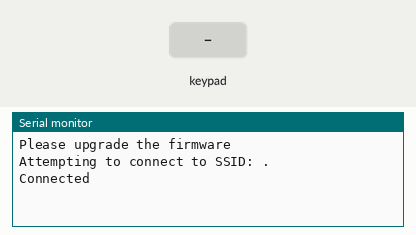
Bench run of a sketch on a simulated Arduino MKR. Parts: the last lines printed to the serial monitor. The test bench sets the inputs (shaded band). WiFi joins after 1.5 s; servers stay silent unless stated.

Above: at 7.3 s.
7.4 s: key '*' pressed
At 8.4 s:
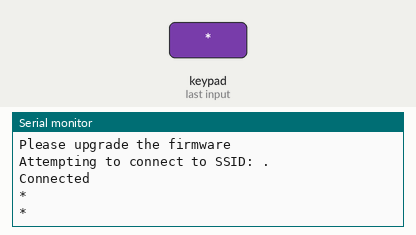
8.9 s: keypad keys 1 2 3 4 # pressed 0.4 s apart
At 11.9 s:
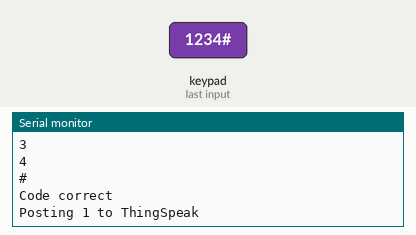
Timing chart, 0 to 13.4 s (numbered marks = the images above; inputs shaded):
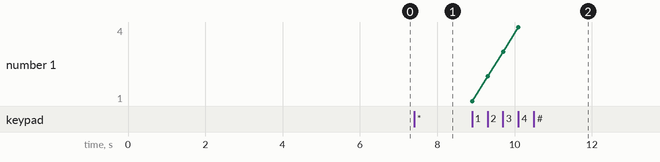

Measured:
- after the input at 7.4 s, the serial monitor: prints a new line at once (image 1)
- after the input at 8.9 s, the serial monitor: prints a new line at once (image 2)

The sketch:

assignmentPush.ino
```cpp
#include <SPI.h>
#include <WiFiNINA.h>
#include "ThingSpeak.h"
#include <Keypad.h>


char ssid[] = "Dan";
char pass[] = "pass1234";


//KEYPAD VARIABLES
const byte ROWS = 4;
const byte COLS = 3;
String codeEntered = "";
String passCode = "1234#";

char hexaKeys[ROWS][COLS]={
  {'1', '2', '3'},
  {'4', '5', '6'},
  {'7', '8', '9'},
  {'*', '0', '#'},
  };

byte rowPins[ROWS] = {8, 7, 6, 5};
byte colPins[COLS] = {4, 3, 2};
Keypad customKeypad = Keypad(makeKeymap(hexaKeys), rowPins, colPins, ROWS, COLS);
//KEYPAD VARIABLES


//THINGSPEAK VARIABLES
unsigned long myChannelNumber = 1619452;
const char * myWriteAPIKey = "XVWNBPUB866FV0DJ";
//THINGSPEAK VARIABLES


WiFiClient client;


void setup()
{
  int status = WL_IDLE_STATUS;

  Serial.begin(115200);  // Initialize serial
  while (!Serial) {
    ; // wait for serial port to connect. Needed for Leonardo native USB port only
  }

  // check for the WiFi module:
  if (WiFi.status() == WL_NO_MODULE) {
    Serial.println("Communication with WiFi module failed!");
    // don't continue
    while (true);
  }

  String fv = WiFi.firmwareVersion();
  if (fv != "1.0.0") {
    Serial.println("Please upgrade the firmware");
  }

  ThingSpeak.begin(client);  //Initialize ThingSpeak

}


void loop()
{
  int statusCode = 0;

  // Connect or reconnect to WiFi
  if(WiFi.status() != WL_CONNECTED){
    Serial.print("Attempting to connect to SSID: ");
    //Serial.println(SECRET_SSID);
    while(WiFi.status() != WL_CONNECTED){
      WiFi.begin(ssid, pass); // Connect to WPA/WPA2 network. Change this line if using open or WEP network
      Serial.print(".");
      delay(5000);
    }
    Serial.println("\nConnected");
  }


  //KEYPAD FUCTION
  char customKey = customKeypad.getKey();

  if(customKey)
  {
     Serial.println(customKey);
     codeEntered += customKey;
  }
  if(customKey == '*')
  {
    Serial.println(codeEntered);
    codeEntered = "";
  }

  if(customKey == '#')
  {
    checkCode();
  }
  //KEYPAD FUCTION
}


//CHECK CODE FUNCTION
void checkCode()
{
  if(codeEntered == passCode)
  {
    Serial.println("Code correct");

    for(int i = 0; i < 2; i++)
    {
      Serial.println("Posting " + String(1, 2) + " to ThingSpeak");
      ThingSpeak.setField(1, String(1, 2));
      ThingSpeak.writeFields(myChannelNumber, myWriteAPIKey);
      delay(10000);
    }
  }else{
      Serial.println("Incorrect code entered");
      for(int i = 0; i < 2; i++)
      {
        Serial.println("Posting " + String(0, 2) + " to ThingSpeak");
        ThingSpeak.setField(1, String(0, 2));
        ThingSpeak.writeFields(myChannelNumber, myWriteAPIKey);
        delay(10000);
      }
  }

}
```
